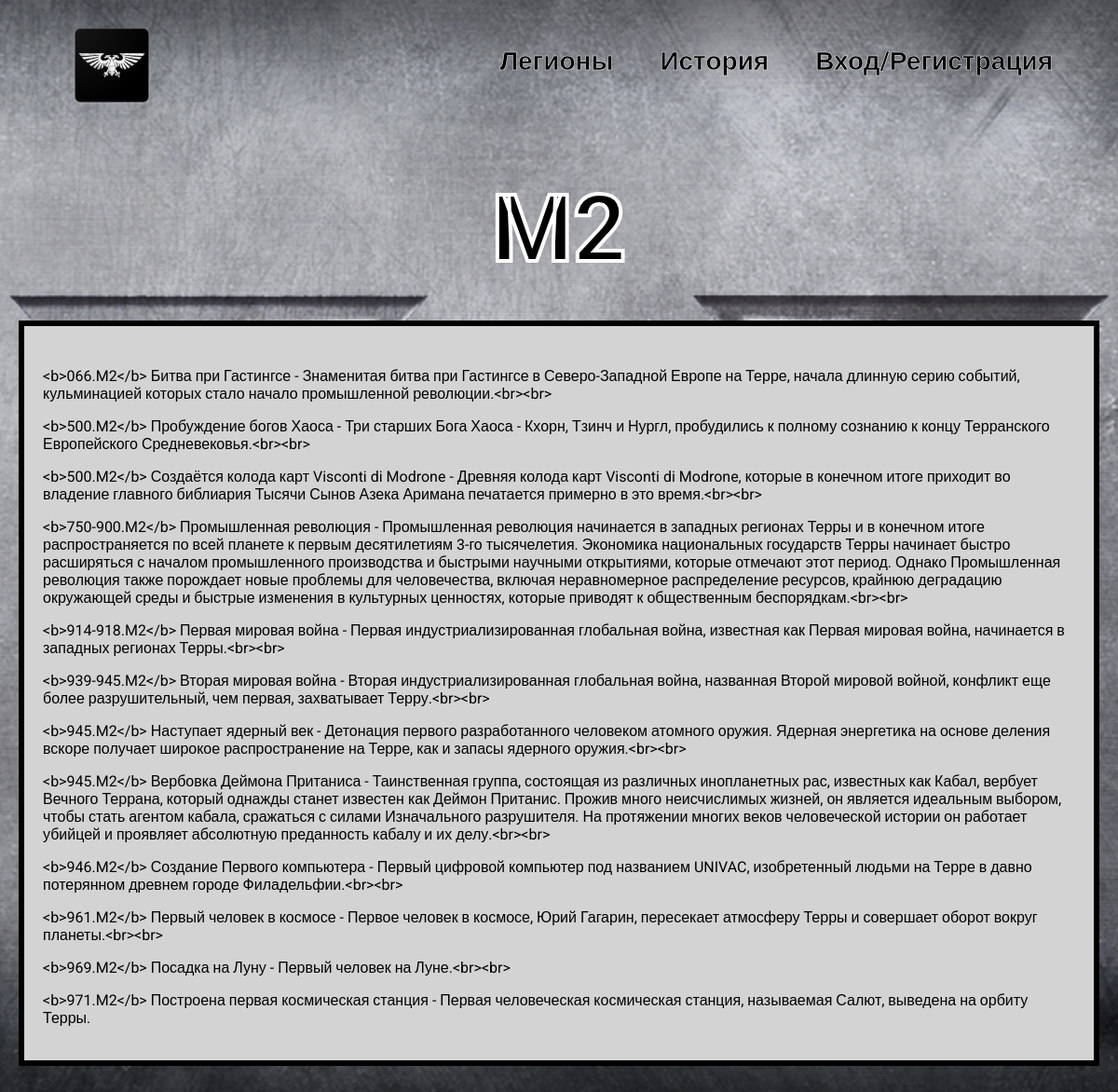
Screenshot of /history/2 with the database file from the repository.
### history/models.py (models this page shows, shortened)
class History(models.Model):
    DoesNotExist = None
    millennium = models.SmallIntegerField(unique=True)
    description = models.TextField()

### history/views.py (the view)
# urls.py: path('<int:mil_num>', views.detail, name='detail'),
def detail(request, mil_num):
    try:
        num = History.objects.get(millennium=mil_num)
    except History.DoesNotExist:
        return redirect('history')
    context = {'num': num}
    return render(request, 'history/details.html', context)

### history/templates/history/details.html (shortened to what this page needs)
{% extends 'Space_Marines/base.html' %}
{% block content %}
<h1>M{{ num.millennium }}</h1>
<div class="container">
    <div class="text">
        <p class="big-font">{{ num.description|linebreaks }}</p>
    </div>
</div>
{% endblock %}

### Space_Marines/static/css/style.css (style rules this page uses)
body { background-image: url("../Space_Marines/aquila.png"); background-position: center center; background-size: cover; background-repeat: no-repeat; background-attachment: fixed; font-family: "Roboto", sans-serif; margin: 0; }
.element, .container { background: lightgray; border: 6px solid black; margin: 20px 0; position: relative; }
.text { padding: 20px; box-sizing: border-box; }
.content h1 { text-align: center; margin: 20px 0 40px; font-size: 100px; color: black; -webkit-text-stroke: 4px white; text-stroke: 4px white; }
.big-font { font-size: 24px; }

### rows the page displays
History: millennium "2", description "<b>066.M2</b> Битва при Гастингсе - Знаменитая битва при Гастингсе в Северо-Западной Европе на Терре, начала длинную серию событий, кульминацией которых стало начало промышленной революции.<br><br> <b>500.M2</b> Пробуждение богов Хаоса - Три старших Бога Хаоса - Кхорн, Тзинч и Нургл, пробудились к полному сознанию к концу Терранского Европейского Средневековья.<br><br> <b>500.M2</b> Создаётся колода карт Visconti di Modrone - Древняя колода карт Visconti di Modrone, которые в конечном итоге приходит во владение главного библиария Тысячи Сынов Азека Аримана печатается примерно в это время.<br><br> <b>750-900.M2</b> Промышленная революция - Промышленная революция начинается в западных…"
